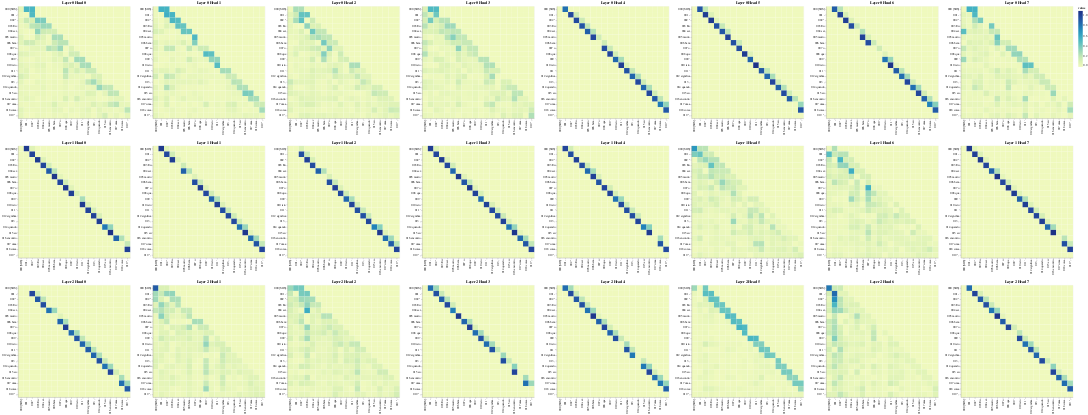

This figure's notebook cell:
### Code cell
# Encoder Self-Attention
layers = [0, 1, 2]
heads = [0, 1, 2, 3, 4, 5, 6, 7]
get_all_attention_maps("decoder", layers, heads, decoder_input_tokens, decoder_input_tokens, min(20, sentence_len))

### Figure 1 — Vega-Lite specification as saved in the notebook (floating-point values rounded to 4 significant figures; data arrays with more than 128 entries replaced by an {"elided": "..."} marker saying what was removed)
{"config": {"view": {"continuousWidth": 400, "continuousHeight": 300}}, "vconcat": [{"hconcat": [{"data": {"name": "data-ff69f0a042cbb1393e3e740f5755a529"}, "mark": "rect", "encoding": {"color": {"field": "value", "type": "quantitative"}, "tooltip": [{"field": "row", "type": "quantitative"}, {"field": "column", "type": "quantitative"}, {"field": "value", "type": "quantitative"}, {"field": "row_token", "type": "nominal"}, {"field": "col_token", "type": "nominal"}], "x": {"axis": {"title": ""}, "field": "col_token", "type": "nominal"}, "y": {"axis": {"title": ""}, "field": "row_token", "type": "nominal"}}, "height": 400, "selection": {"selector001": {"type": "interval", "bind": "scales", "encodings": ["x", "y"]}}, "title": "Layer 0 Head 0", "width": 400}, {"data": {"name": "data-5d9d6c575f7741d775cb71da7f8668a1"}, "mark": "rect", "encoding": {"color": {"field": "value", "type": "quantitative"}, "tooltip": [{"field": "row", "type": "quantitative"}, {"field": "column", "type": "quantitative"}, {"field": "value", "type": "quantitative"}, {"field": "row_token", "type": "nominal"}, {"field": "col_token", "type": "nominal"}], "x": {"axis": {"title": ""}, "field": "col_token", "type": "nominal"}, "y": {"axis": {"title": ""}, "field": "row_token", "type": "nominal"}}, "height": 400, "selection": {"selector002": {"type": "interval", "bind": "scales", "encodings": ["x", "y"]}}, "title": "Layer 0 Head 1", "width": 400}, {"data": {"name": "data-1b7cae6d9060d37082d088a782ffe4f7"}, "mark": "rect", "encoding": {"color": {"field": "value", "type": "quantitative"}, "tooltip": [{"field": "row", "type": "quantitative"}, {"field": "column", "type": "quantitative"}, {"field": "value", "type": "quantitative"}, {"field": "row_token", "type": "nominal"}, {"field": "col_token", "type": "nominal"}], "x": {"axis": {"title": ""}, "field": "col_token", "type": "nominal"}, "y": {"axis": {"title": ""}, "field": "row_token", "type": "nominal"}}, "height": 400, "selection": {"selector003": {"type": "interval", "bind": "scales", "encodings": ["x", "y"]}}, "title": "Layer 0 Head 2", "width": 400}, {"data": {"name": "data-935585177fdc836ad3a1f9a69632ea30"}, "mark": "rect", "encoding": {"color": {"field": "value", "type": "quantitative"}, "tooltip": [{"field": "row", "type": "quantitative"}, {"field": "column", "type": "quantitative"}, {"field": "value", "type": "quantitative"}, {"field": "row_token", "type": "nominal"}, {"field": "col_token", "type": "nominal"}], "x": {"axis": {"title": ""}, "field": "col_token", "type": "nominal"}, "y": {"axis": {"title": ""}, "field": "row_token", "type": "nominal"}}, "height": 400, "selection": {"selector004": {"type": "interval", "bind": "scales", "encodings": ["x", "y"]}}, "title": "Layer 0 Head 3", "width": 400}, {"data": {"name": "data-4449c1e599a865d023108304e26195d9"}, "mark": "rect", "encoding": {"color": {"field": "value", "type": "quantitative"}, "tooltip": [{"field": "row", "type": "quantitative"}, {"field": "column", "type": "quantitative"}, {"field": "value", "type": "quantitative"}, {"field": "row_token", "type": "nominal"}, {"field": "col_token", "type": "nominal"}], "x": {"axis": {"title": ""}, "field": "col_token", "type": "nominal"}, "y": {"axis": {"title": ""}, "field": "row_token", "type": "nominal"}}, "height": 400, "selection": {"selector005": {"type": "interval", "bind": "scales", "encodings": ["x", "y"]}}, "title": "Layer 0 Head 4", "width": 400}, {"data": {"name": "data-4e5caf158b4ed30e08f3e1100a117b3b"}, "mark": "rect", "encoding": {"color": {"field": "value", "type": "quantitative"}, "tooltip": [{"field": "row", "type": "quantitative"}, {"field": "column", "type": "quantitative"}, {"field": "value", "type": "quantitative"}, {"field": "row_token", "type": "nominal"}, {"field": "col_token", "type": "nominal"}], "x": {"axis": {"title": ""}, "field": "col_token", "type": "nominal"}, "y": {"axis": {"title": ""}, "field": "row_token", "type": "nominal"}}, "height": 400, "selection": {"selector006": {"type": "interval", "bind": "scales", "encodings": ["x", "y"]}}, "title": "Layer 0 Head 5", "width": 400}, {"data": {"name": "data-52622c3e83026b939af1a3e098ae9fe1"}, "mark": "rect", "encoding": {"color": {"field": "value", "type": "quantitative"}, "tooltip": [{"field": "row", "type": "quantitative"}, {"field": "column", "type": "quantitative"}, {"field": "value", "type": "quantitative"}, {"field": "row_token", "type": "nominal"}, {"field": "col_token", "type": "nominal"}], "x": {"axis": {"title": ""}, "field": "col_token", "type": "nominal"}, "y": {"axis": {"title": ""}, "field": "row_token", "type": "nominal"}}, "height": 400, "selection": {"selector007": {"type": "interval", "bind": "scales", "encodings": ["x", "y"]}}, "title": "Layer 0 Head 6", "width": 400}, {"data": {"name": "data-f79190f6efa6357f8cabc57340097249"}, "mark": "rect", "encoding": {"color": {"field": "value", "type": "quantitative"}, "tooltip": [{"field": "row", "type": "quantitative"}, {"field": "column", "type": "quantitative"}, {"field": "value", "type": "quantitative"}, {"field": "row_token", "type": "nominal"}, {"field": "col_token", "type": "nominal"}], "x": {"axis": {"title": ""}, "field": "col_token", "type": "nominal"}, "y": {"axis": {"title": ""}, "field": "row_token", "type": "nominal"}}, "height": 400, "selection": {"selector008": {"type": "interval", "bind": "scales", "encodings": ["x", "y"]}}, "title": "Layer 0 Head 7", "width": 400}]}, {"hconcat": [{"data": {"name": "data-c229972a8ac76e2d956753b45dbf5923"}, "mark": "rect", "encoding": {"color": {"field": "value", "type": "quantitative"}, "tooltip": [{"field": "row", "type": "quantitative"}, {"field": "column", "type": "quantitative"}, {"field": "value", "type": "quantitative"}, {"field": "row_token", "type": "nominal"}, {"field": "col_token", "type": "nominal"}], "x": {"axis": {"title": ""}, "field": "col_token", "type": "nominal"}, "y": {"axis": {"title": ""}, "field": "row_token", "type": "nominal"}}, "height": 400, "selection": {"selector009": {"type": "interval", "bind": "scales", "encodings": ["x", "y"]}}, "title": "Layer 1 Head 0", "width": 400}, {"data": {"name": "data-e7f1531dfc4c3890f9a7688d6dfe2d0b"}, "mark": "rect", "encoding": {"color": {"field": "value", "type": "quantitative"}, "tooltip": [{"field": "row", "type": "quantitative"}, {"field": "column", "type": "quantitative"}, {"field": "value", "type": "quantitative"}, {"field": "row_token", "type": "nominal"}, {"field": "col_token", "type": "nominal"}], "x": {"axis": {"title": ""}, "field": "col_token", "type": "nominal"}, "y": {"axis": {"title": ""}, "field": "row_token", "type": "nominal"}}, "height": 400, "selection": {"selector010": {"type": "interval", "bind": "scales", "encodings": ["x", "y"]}}, "title": "Layer 1 Head 1", "width": 400}, {"data": {"name": "data-7ac07ae1430377e71d3fd734adb2f2e9"}, "mark": "rect", "encoding": {"color": {"field": "value", "type": "quantitative"}, "tooltip": [{"field": "row", "type": "quantitative"}, {"field": "column", "type": "quantitative"}, {"field": "value", "type": "quantitative"}, {"field": "row_token", "type": "nominal"}, {"field": "col_token", "type": "nominal"}], "x": {"axis": {"title": ""}, "field": "col_token", "type": "nominal"}, "y": {"axis": {"title": ""}, "field": "row_token", "type": "nominal"}}, "height": 400, "selection": {"selector011": {"type": "interval", "bind": "scales", "encodings": ["x", "y"]}}, "title": "Layer 1 Head 2", "width": 400}, {"data": {"name": "data-48dc1c0e2632c3874e4828e70129cb7a"}, "mark": "rect", "encoding": {"color": {"field": "value", "type": "quantitative"}, "tooltip": [{"field": "row", "type": "quantitative"}, {"field": "column", "type": "quantitative"}, {"field": "value", "type": "quantitative"}, {"field": "row_token", "type": "nominal"}, {"field": "col_token", "type": "nominal"}], "x": {"axis": {"title": ""}, "field": "col_token", "type": "nominal"}, "y": {"axis": {"title": ""}, "field": "row_token", "type": "nominal"}}, "height": 400, "selection": {"selector012": {"type": "interval", "bind": "scales", "encodings": ["x", "y"]}}, "title": "Layer 1 Head 3", "width": 400}, {"data": {"name": "data-3dd175348e92ca0e0a9ef22a22071a63"}, "mark": "rect", "encoding": {"color": {"field": "value", "type": "quantitative"}, "tooltip": [{"field": "row", "type": "quantitative"}, {"field": "column", "type": "quantitative"}, {"field": "value", "type": "quantitative"}, {"field": "row_token", "type": "nominal"}, {"field": "col_token", "type": "nominal"}], "x": {"axis": {"title": ""}, "field": "col_token", "type": "nominal"}, "y": {"axis": {"title": ""}, "field": "row_token", "type": "nominal"}}, "height": 400, "selection": {"selector013": {"type": "interval", "bind": "scales", "encodings": ["x", "y"]}}, "title": "Layer 1 Head 4", "width": 400}, {"data": {"name": "data-44842e52b090fac58e16cd4c0b890e08"}, "mark": "rect", "encoding": {"color": {"field": "value", "type": "quantitative"}, "tooltip": [{"field": "row", "type": "quantitative"}, {"field": "column", "type": "quantitative"}, {"field": "value", "type": "quantitative"}, {"field": "row_token", "type": "nominal"}, {"field": "col_token", "type": "nominal"}], "x": {"axis": {"title": ""}, "field": "col_token", "type": "nominal"}, "y": {"axis": {"title": ""}, "field": "row_token", "type": "nominal"}}, "height": 400, "selection": {"selector014": {"type": "interval", "bind": "scales", "encodings": ["x", "y"]}}, "title": "Layer 1 Head 5", "width": 400}, {"data": {"name": "data-dec6fab615673a2dd1b95f0eaf251789"}, "mark": "rect", "encoding": {"color": {"field": "value", "type": "quantitative"}, "tooltip": [{"field": "row", "type": "quantitative"}, {"field": "column", "type": "quantitative"}, {"field": "value", "type": "quantitative"}, {"field": "row_token", "type": "nominal"}, {"field": "col_token", "type": "nominal"}], "x": {"axis": {"title": ""}, "field": "col_token", "type": "nominal"}, "y": {"axis": {"title": ""}, "field": "row_token", "type": "nominal"}}, "height": 400, "selection": {"selector015": {"type": "interval", "bind": "scales", "encodings": ["x", "y"]}}, "title": "Layer 1 Head 6", "width": 400}, {"data": {"name": "data-d2e5971f2280233a85346f3d929f1ca9"}, "mark": "rect", "encoding": {"color": {"field": "value", "type": "quantitative"}, "tooltip": [{"field": "row", "type": "quantitative"}, {"field": "column", "type": "quantitative"}, {"field": "value", "type": "quantitative"}, {"field": "row_token", "type": "nominal"}, {"field": "col_token", "type": "nominal"}], "x": {"axis": {"title": ""}, "field": "col_token", "type": "nominal"}, "y": {"axis": {"title": ""}, "field": "row_token", "type": "nominal"}}, "height": 400, "selection": {"selector016": {"type": "interval", "bind": "scales", "encodings": ["x", "y"]}}, "title": "Layer 1 Head 7", "width": 400}]}, {"hconcat": [{"data": {"name": "data-5c69f7a719d81e472e287a0349c7a6ae"}, "mark": "rect", "encoding": {"color": {"field": "value", "type": "quantitative"}, "tooltip": [{"field": "row", "type": "quantitative"}, {"field": "column", "type": "quantitative"}, {"field": "value", "type": "quantitative"}, {"field": "row_token", "type": "nominal"}, {"field": "col_token", "type": "nominal"}], "x": {"axis": {"title": ""}, "field": "col_token", "type": "nominal"}, "y": {"axis": {"title": ""}, "field": "row_token", "type": "nominal"}}, "height": 400, "selection": {"selector017": {"type": "interval", "bind": "scales", "encodings": ["x", "y"]}}, "title": "Layer 2 Head 0", "width": 400}, {"data": {"name": "data-09bb158fcdb664f05ff85b86a2669406"}, "mark": "rect", "encoding": {"color": {"field": "value", "type": "quantitative"}, "tooltip": [{"field": "row", "type": "quantitative"}, {"field": "column", "type": "quantitative"}, {"field": "value", "type": "quantitative"}, {"field": "row_token", "type": "nominal"}, {"field": "col_token", "type": "nominal"}], "x": {"axis": {"title": ""}, "field": "col_token", "type": "nominal"}, "y": {"axis": {"title": ""}, "field": "row_token", "type": "nominal"}}, "height": 400, "selection": {"selector018": {"type": "interval", "bind": "scales", "encodings": ["x", "y"]}}, "title": "Layer 2 Head 1", "width": 400}, {"data": {"name": "data-321af41058760b73e088b0c434735195"}, "mark": "rect", "encoding": {"color": {"field": "value", "type": "quantitative"}, "tooltip": [{"field": "row", "type": "quantitative"}, {"field": "column", "type": "quantitative"}, {"field": "value", "type": "quantitative"}, {"field": "row_token", "type": "nominal"}, {"field": "col_token", "type": "nominal"}], "x": {"axis": {"title": ""}, "field": "col_token", "type": "nominal"}, "y": {"axis": {"title": ""}, "field": "row_token", "type": "nominal"}}, "height": 400, "selection": {"selector019": {"type": "interval", "bind": "scales", "encodings": ["x", "y"]}}, "title": "Layer 2 Head 2", "width": 400}, {"data": {"name": "data-9279f9dc77707427ca257a793b43f28b"}, "mark": "rect", "encoding": {"color": {"field": "value", "type": "quantitative"}, "tooltip": [{"field": "row", "type": "quantitative"}, {"field": "column", "type": "quantitative"}, {"field": "value", "type": "quantitative"}, {"field": "row_token", "type": "nominal"}, {"field": "col_token", "type": "nominal"}], "x": {"axis": {"title": ""}, "field": "col_token", "type": "nominal"}, "y": {"axis": {"title": ""}, "field": "row_token", "type": "nominal"}}, "height": 400, "selection": {"selector020": {"type": "interval", "bind": "scales", "encodings": ["x", "y"]}}, "title": "Layer 2 Head 3", "width": 400}, {"data": {"name": "data-81f856de14cb8fd509d3fcfb6884f533"}, "mark": "rect", "encoding": {"color": {"field": "value", "type": "quantitative"}, "tooltip": [{"field": "row", "type": "quantitative"}, {"field": "column", "type": "quantitative"}, {"field": "value", "type": "quantitative"}, {"field": "row_token", "type": "nominal"}, {"field": "col_token", "type": "nominal"}], "x": {"axis": {"title": ""}, "field": "col_token", "type": "nominal"}, "y": {"axis": {"title": ""}, "field": "row_token", "type": "nominal"}}, "height": 400, "selection": {"selector021": {"type": "interval", "bind": "scales", "encodings": ["x", "y"]}}, "title": "Layer 2 Head 4", "width": 400}, {"data": {"name": "data-344dd770216ea701a6b4586dc974c8c4"}, "mark": "rect", "encoding": {"color": {"field": "value", "type": "quantitative"}, "tooltip": [{"field": "row", "type": "quantitative"}, {"field": "column", "type": "quantitative"}, {"field": "value", "type": "quantitative"}, {"field": "row_token", "type": "nominal"}, {"field": "col_token", "type": "nominal"}], "x": {"axis": {"title": ""}, "field": "col_token", "type": "nominal"}, "y": {"axis": {"title": ""}, "field": "row_token", "type": "nominal"}}, "height": 400, "selection": {"selector022": {"type": "interval", "bind": "scales", "encodings": ["x", "y"]}}, "title": "Layer 2 Head 5", "width": 400}, {"data": {"name": "data-43291fba60c3011c10894257621dd8e7"}, "mark": "rect", "encoding": {"color": {"field": "value", "type": "quantitative"}, "tooltip": [{"field": "row", "type": "quantitative"}, {"field": "column", "type": "quantitative"}, {"field": "value", "type": "quantitative"}, {"field": "row_token", "type": "nominal"}, {"field": "col_token", "type": "nominal"}], "x": {"axis": {"title": ""}, "field": "col_token", "type": "nominal"}, "y": {"axis": {"title": ""}, "field": "row_token", "type": "nominal"}}, "height": 400, "selection": {"selector023": {"type": "interval", "bind": "scales", "encodings": ["x", "y"]}}, "title": "Layer 2 Head 6", "width": 400}, {"data": {"name": "data-3a2fcfe6886b758266bc1efd092e29f2"}, "mark": "rect", "encoding": {"color": {"field": "value", "type": "quantitative"}, "tooltip": [{"field": "row", "type": "quantitative"}, {"field": "column", "type": "quantitative"}, {"field": "value", "type": "quantitative"}, {"field": "row_token", "type": "nominal"}, {"field": "col_token", "type": "nominal"}], "x": {"axis": {"title": ""}, "field": "col_token", "type": "nominal"}, "y": {"axis": {"title": ""}, "field": "row_token", "type": "nominal"}}, "height": 400, "selection": {"selector024": {"type": "interval", "bind": "scales", "encodings": ["x", "y"]}}, "title": "Layer 2 Head 7", "width": 400}]}], "$schema": "https://vega.github.io/schema/vega-lite/v4.17.0.json", "datasets": {"data-ff69f0a042cbb1393e3e740f5755a529": {"elided": "400 records"}, "data-5d9d6c575f7741d775cb71da7f8668a1": {"elided": "400 records"}, "data-1b7cae6d9060d37082d088a782ffe4f7": {"elided": "400 records"}, "data-935585177fdc836ad3a1f9a69632ea30": {"elided": "400 records"}, "data-4449c1e599a865d023108304e26195d9": {"elided": "400 records"}, "data-4e5caf158b4ed30e08f3e1100a117b3b": {"elided": "400 records"}, "data-52622c3e83026b939af1a3e098ae9fe1": {"elided": "400 records"}, "data-f79190f6efa6357f8cabc57340097249": {"elided": "400 records"}, "data-c229972a8ac76e2d956753b45dbf5923": {"elided": "400 records"}, "data-e7f1531dfc4c3890f9a7688d6dfe2d0b": {"elided": "400 records"}, "data-7ac07ae1430377e71d3fd734adb2f2e9": {"elided": "400 records"}, "data-48dc1c0e2632c3874e4828e70129cb7a": {"elided": "400 records"}, "data-3dd175348e92ca0e0a9ef22a22071a63": {"elided": "400 records"}, "data-44842e52b090fac58e16cd4c0b890e08": {"elided": "400 records"}, "data-dec6fab615673a2dd1b95f0eaf251789": {"elided": "400 records"}, "data-d2e5971f2280233a85346f3d929f1ca9": {"elided": "400 records"}, "data-5c69f7a719d81e472e287a0349c7a6ae": {"elided": "400 records"}, "data-09bb158fcdb664f05ff85b86a2669406": {"elided": "400 records"}, "data-321af41058760b73e088b0c434735195": {"elided": "400 records"}, "data-9279f9dc77707427ca257a793b43f28b": {"elided": "400 records"}, "data-81f856de14cb8fd509d3fcfb6884f533": {"elided": "400 records"}, "data-344dd770216ea701a6b4586dc974c8c4": {"elided": "400 records"}, "data-43291fba60c3011c10894257621dd8e7": {"elided": "400 records"}, "data-3a2fcfe6886b758266bc1efd092e29f2": {"elided": "400 records"}}}
